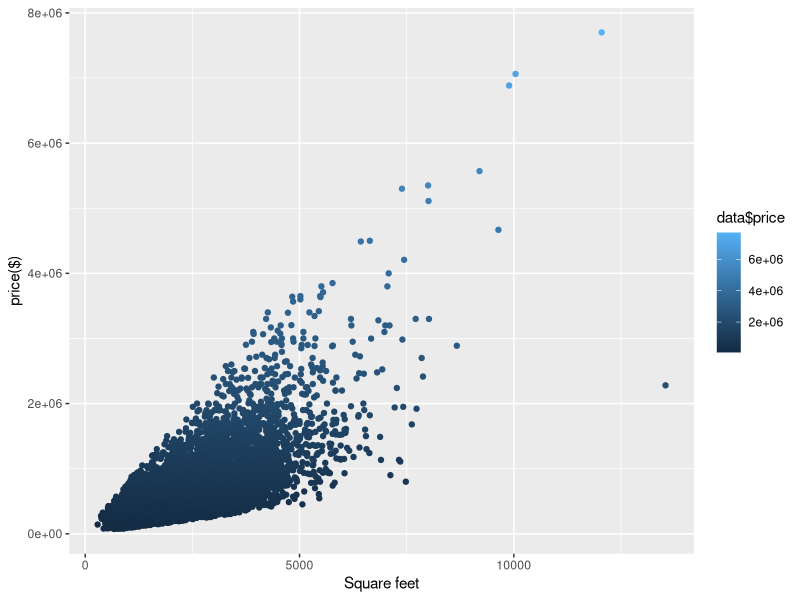
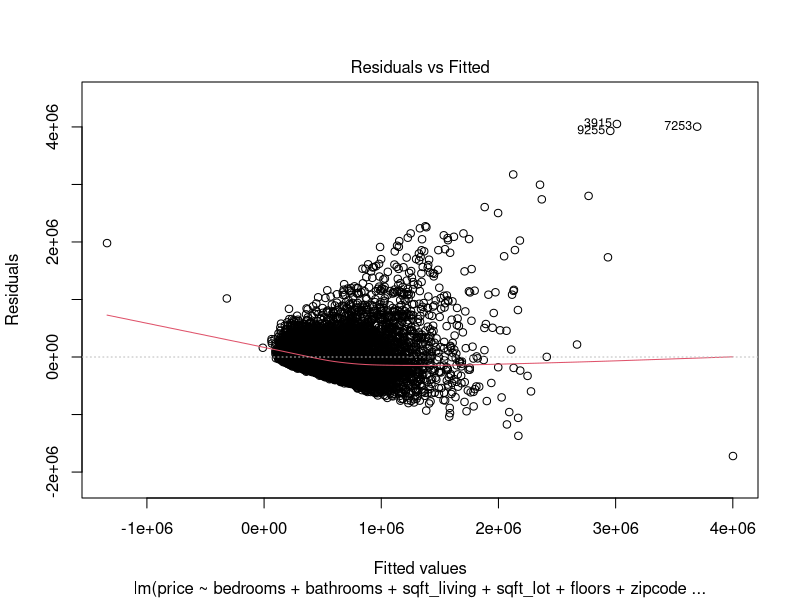
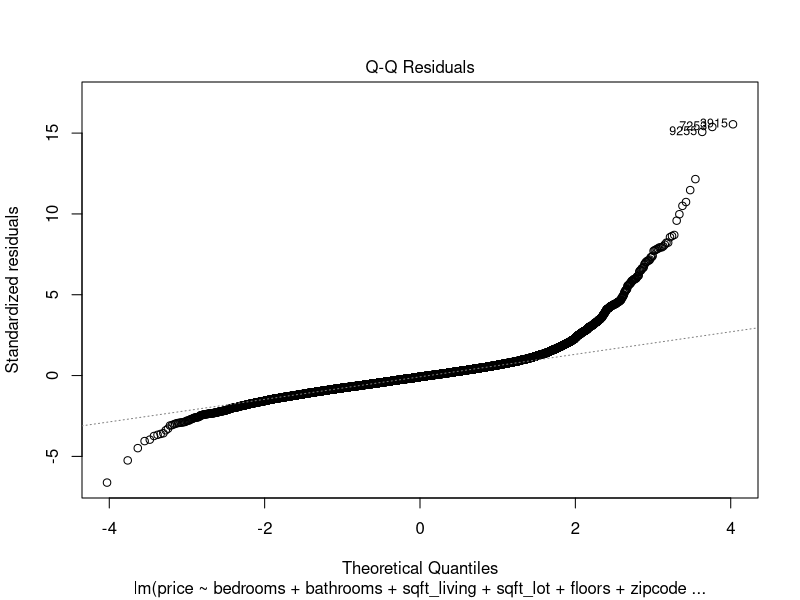
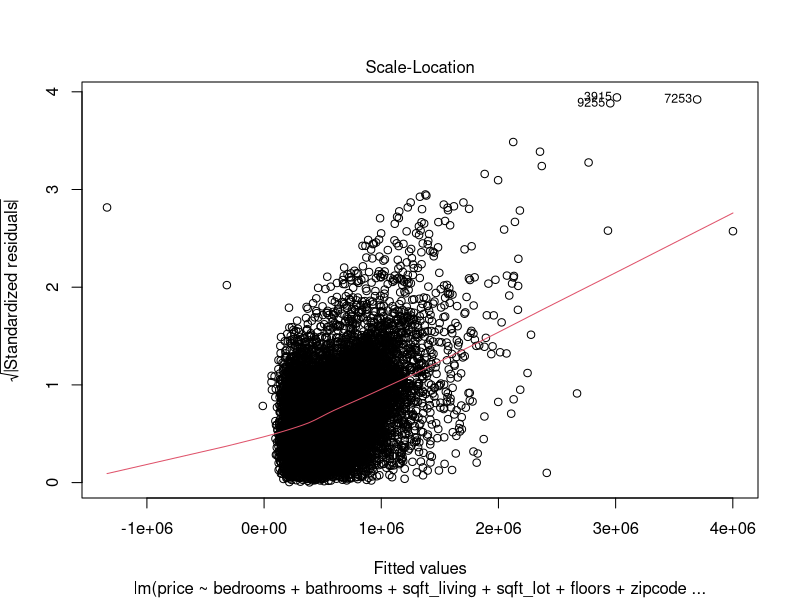
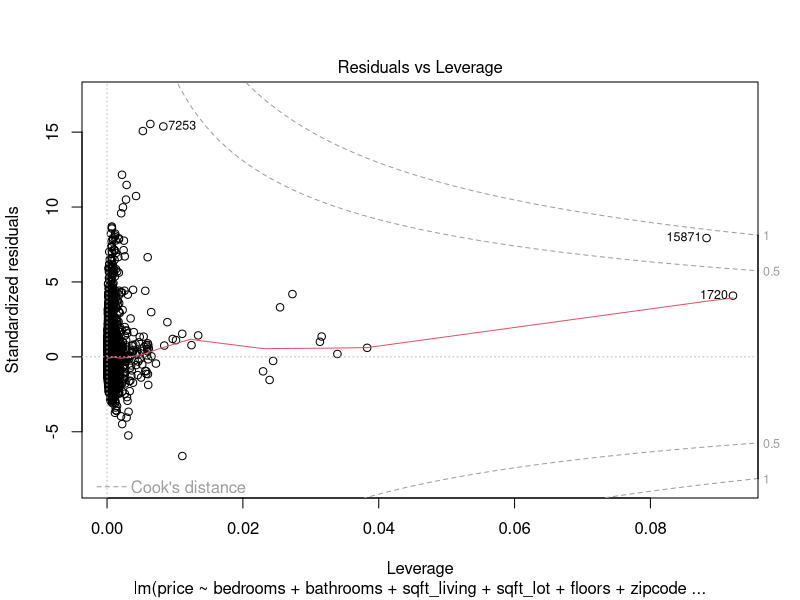
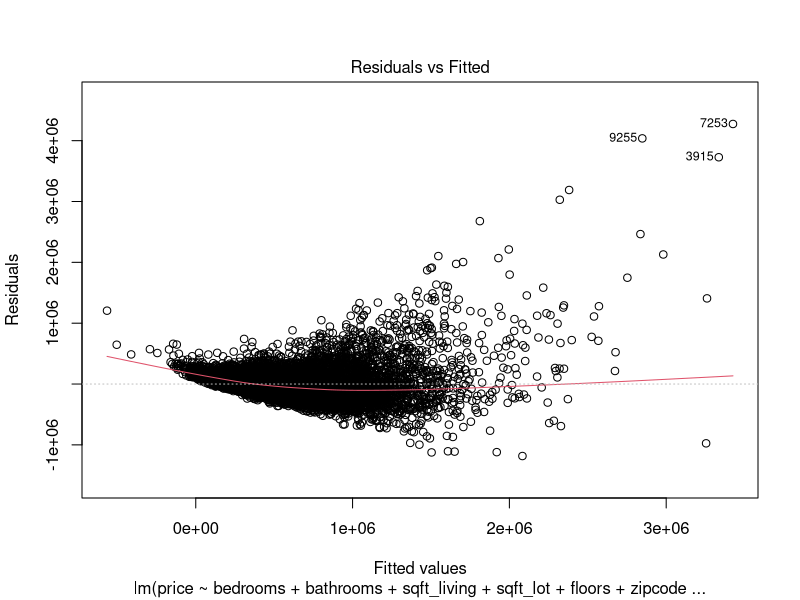
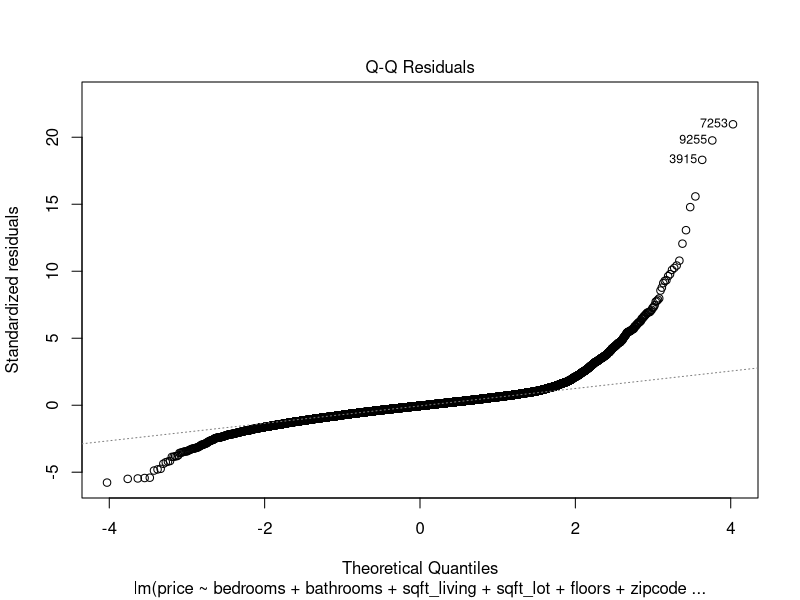
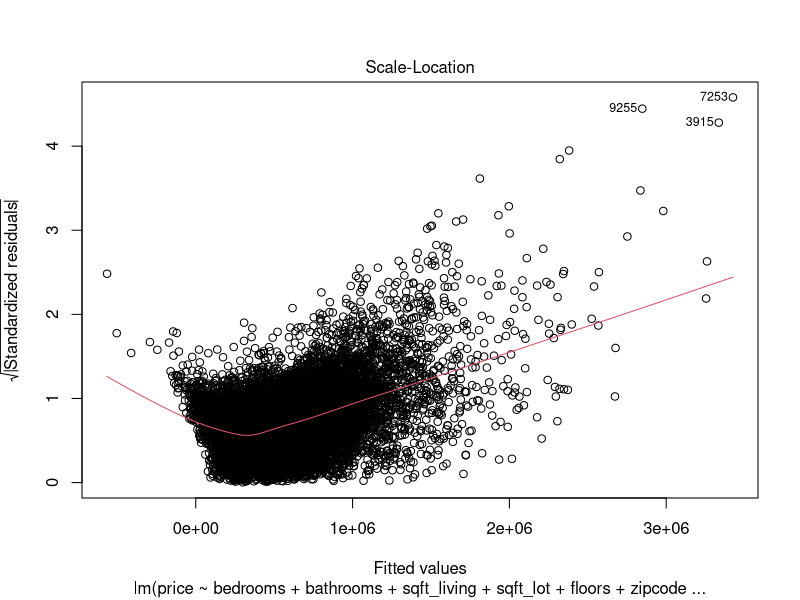

Recreate these plots in R, in order. (Note: this script raises an error after producing the figures.)

data=read.csv("home_data.csv",stringsAsFactors=F)
data

str(data)
colnames(data)
head(data)
max(data$price)
colSums(is.na(data))
library(dplyr)
avg_price=aggregate(data$price,list(data$zipcode),FUN=mean)
filter(avg_price,x==max(x))

nrow(filter(data,sqft_living>2000 & sqft_living<=4000))/nrow(data)

#########

library(ggplot2)
qplot(data$sqft_living,data$price,xlab ="Square feet", ylab="price($)",colour=data$price)
library(caTools)
set.seed(123)

split = sample.split(data$price, SplitRatio = 0.80)

training_set = subset(data, split == TRUE)
test_set = subset(data, split == FALSE)
length(training_set[,1])
length(test_set[,1])

#creating a model with some of the variables
my_features =c('bedrooms','bathrooms','sqft_living','sqft_lot','floors','zipcode')
summary(data[,my_features])
#LINEAR REGRESSION
model1=lm(price~bedrooms+bathrooms+sqft_living+sqft_lot+floors+zipcode,data=training_set)
summary(model1)
residuals(model1)

rmse=sqrt(sum(residuals(model1)^2) / length(training_set$id))
rmse

#predicting the values for model
pred = predict(model1,test_set[,my_features])
rmsepred=sqrt(sum((pred-test_set$price)^2) / length(test_set$id))
rmsepred

#checking the prediction values
house1 = data[which(data$id=='9297300055'),]
house1
house1$price
predict(model1,house1)


house2 = data[which(data$id=='2524049179'),]
house2
house2$price
predict(model1,house2)
plot(model1)

#builing the model with more advanced features
advanced_features=c('bedrooms','bathrooms','sqft_living','sqft_lot','floors','zipcode','condition','grade',
                    'waterfront','view','sqft_above','sqft_basement','yr_built','yr_renovated','lat','long',
                    'sqft_living15','sqft_lot15')
model2=lm(formula=price ~ bedrooms + bathrooms + sqft_living + 
                    sqft_lot + floors + zipcode + condition + grade + 
                    waterfront + view + sqft_above + sqft_basement +
                    yr_built + yr_renovated + lat + long + sqft_living15 + 
                    sqft_lot15, data=training_set)
summary(model2)

rmse=sqrt(sum(residuals(model2)^2) / length(training_set$id))
rmse

#predicting the values for model
pred = predict(model2,test_set[,advanced_features])
rmsepred=sqrt(sum((pred-test_set$price)^2) / length(test_set$id))
rmsepred

#checking the prediction values
house1 = data[which(data$id=='9297300055'),]
house1
house1$price
predict(model2,house1)



house2 = data[which(data$id=='2524049179'),]
house2
house2$price
predict(model2,house2)
plot(model2)

#predictions with both models
house = data[which(data$id=='5309101200'),]
house
house$price
predict(model1,house)
predict(model2,house)





model=lm(formula=price ~ bedrooms + bathrooms + sqft_living + 
            sqft_lot +  zipcode + condition + grade + 
            waterfront + view + sqft_above + 
            yr_built + yr_renovated + lat + long + sqft_living15 + 
            sqft_lot15, data=training_set)



summary(model)


#backward variable selection
step(model2,direction="backward")
library(rms)
model=fastbw(ols(formula=price ~ bedrooms + bathrooms + sqft_living + 
                   sqft_lot + floors + zipcode + condition + grade + 
                   waterfront + view + sqft_above + sqft_basement +
                   yr_built + yr_renovated + lat + long + sqft_living15 + 
                   sqft_lot15,data=training_set),rule="p")
model

model3=fastbw(model2,rule = "p")
